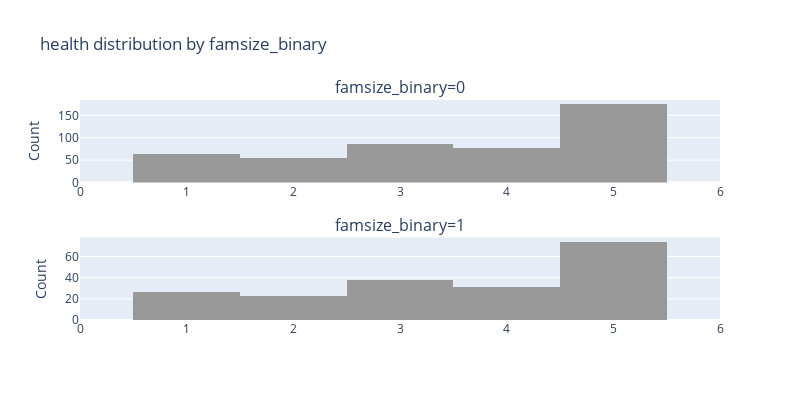

The code cell stored with this chart in its notebook:
### Code cell
fig = create_step_2_hist(new_df, feature_name='famsize_binary', target_name='health')
fig.show()

### Figure 1 — Plotly figure (JSON) as saved in the notebook; plotly's stock layout.template omitted (floating-point values rounded to 4 significant figures; data arrays with more than 128 entries replaced by an {"elided": "..."} marker saying what was removed)
{"data": [{"marker": {"color": "#999999"}, "name": "0", "showlegend": false, "type": "histogram", "x": {"elided": "457 int values"}, "xaxis": "x", "yaxis": "y"}, {"marker": {"color": "#999999"}, "name": "1", "showlegend": false, "type": "histogram", "x": {"elided": "192 int values"}, "xaxis": "x2", "yaxis": "y2"}], "layout": {"annotations": [{"font": {"size": 16}, "showarrow": false, "text": "famsize_binary=0", "x": 0.5, "xanchor": "center", "xref": "paper", "y": 1, "yanchor": "bottom", "yref": "paper"}, {"font": {"size": 16}, "showarrow": false, "text": "famsize_binary=1", "x": 0.5, "xanchor": "center", "xref": "paper", "y": 0.375, "yanchor": "bottom", "yref": "paper"}], "height": 400, "legend": {"title": {"text": "famsize_binary"}}, "title": {"text": "health distribution by famsize_binary"}, "width": 800, "xaxis": {"anchor": "y", "domain": [0, 1], "range": [0, 6]}, "xaxis2": {"anchor": "y2", "domain": [0, 1], "range": [0, 6]}, "yaxis": {"anchor": "x", "domain": [0.625, 1], "title": {"text": "Count"}}, "yaxis2": {"anchor": "x2", "domain": [0, 0.375], "title": {"text": "Count"}}}}
